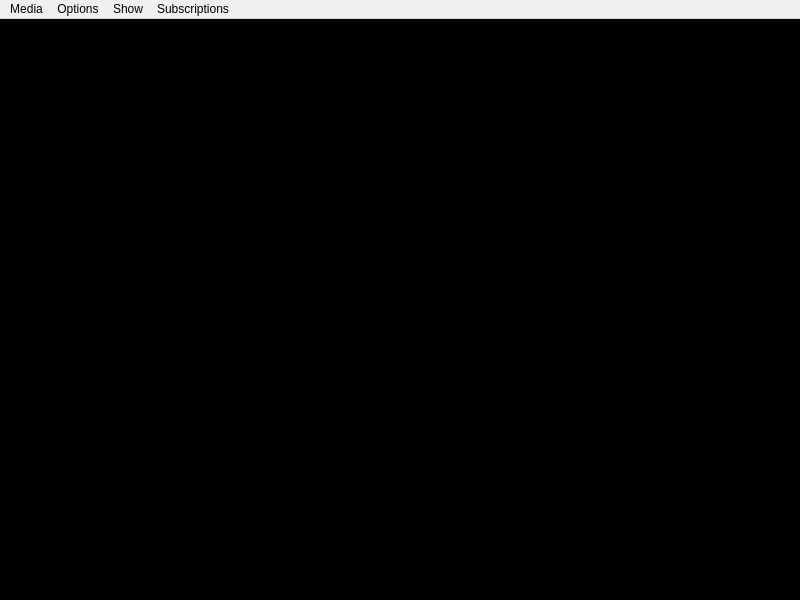
<?xml version="1.0" encoding="UTF-8"?>
<ui version="4.0">
 <class>MainWindow</class>
 <widget class="QMainWindow" name="MainWindow">
  <property name="geometry">
   <rect>
    <x>0</x>
    <y>0</y>
    <width>800</width>
    <height>600</height>
   </rect>
  </property>
  <property name="minimumSize">
   <size>
    <width>800</width>
    <height>600</height>
   </size>
  </property>
  <property name="windowTitle">
   <string>Movement Detector</string>
  </property>
  <widget class="QWidget" name="centralwidget">
   <property name="sizePolicy">
    <sizepolicy hsizetype="Preferred" vsizetype="Preferred">
     <horstretch>0</horstretch>
     <verstretch>0</verstretch>
    </sizepolicy>
   </property>
   <layout class="QGridLayout" name="gridLayout">
    <property name="leftMargin">
     <number>0</number>
    </property>
    <property name="topMargin">
     <number>0</number>
    </property>
    <property name="rightMargin">
     <number>0</number>
    </property>
    <property name="bottomMargin">
     <number>0</number>
    </property>
    <item row="0" column="0">
     <widget class="QStackedWidget" name="stackedWidget">
      <property name="currentIndex">
       <number>0</number>
      </property>
      <widget class="QWidget" name="cameraPage">
       <layout class="QVBoxLayout" name="verticalLayout_9">
        <property name="leftMargin">
         <number>0</number>
        </property>
        <property name="topMargin">
         <number>0</number>
        </property>
        <property name="rightMargin">
         <number>0</number>
        </property>
        <property name="bottomMargin">
         <number>0</number>
        </property>
        <item>
         <widget class="QLabel" name="cameraCanvas">
          <property name="sizePolicy">
           <sizepolicy hsizetype="Minimum" vsizetype="MinimumExpanding">
            <horstretch>0</horstretch>
            <verstretch>0</verstretch>
           </sizepolicy>
          </property>
          <property name="minimumSize">
           <size>
            <width>0</width>
            <height>0</height>
           </size>
          </property>
          <property name="styleSheet">
           <string notr="true">background-color:rgb(0, 0, 0)</string>
          </property>
          <property name="text">
           <string>TextLabel</string>
          </property>
         </widget>
        </item>
       </layout>
      </widget>
      <widget class="QWidget" name="videoPage">
       <layout class="QVBoxLayout" name="verticalLayout_8">
        <property name="leftMargin">
         <number>0</number>
        </property>
        <property name="topMargin">
         <number>0</number>
        </property>
        <property name="rightMargin">
         <number>0</number>
        </property>
        <item>
         <layout class="QVBoxLayout" name="videoVerticalLayout" stretch="0,0">
          <property name="spacing">
           <number>7</number>
          </property>
          <property name="sizeConstraint">
           <enum>QLayout::SetFixedSize</enum>
          </property>
          <property name="leftMargin">
           <number>0</number>
          </property>
          <property name="topMargin">
           <number>0</number>
          </property>
          <item>
           <widget class="QLabel" name="videoCanvas">
            <property name="sizePolicy">
             <sizepolicy hsizetype="Minimum" vsizetype="MinimumExpanding">
              <horstretch>0</horstretch>
              <verstretch>0</verstretch>
             </sizepolicy>
            </property>
            <property name="minimumSize">
             <size>
              <width>0</width>
              <height>0</height>
             </size>
            </property>
            <property name="styleSheet">
             <string notr="true">background-color:rgb(0, 0, 0)</string>
            </property>
            <property name="text">
             <string>TextLabel</string>
            </property>
           </widget>
          </item>
          <item>
           <widget class="QGroupBox" name="videoOptionsGroup">
            <property name="title">
             <string/>
            </property>
            <layout class="QVBoxLayout" name="verticalLayout_7">
             <property name="leftMargin">
              <number>0</number>
             </property>
             <property name="topMargin">
              <number>0</number>
             </property>
             <property name="rightMargin">
              <number>0</number>
             </property>
             <property name="bottomMargin">
              <number>0</number>
             </property>
             <item>
              <layout class="QHBoxLayout" name="verticalLayout">
               <item>
                <widget class="QLabel" name="passedTimeLabel">
                 <property name="text">
                  <string>02:03</string>
                 </property>
                </widget>
               </item>
               <item>
                <widget class="QSlider" name="horizontalSlider">
                 <property name="orientation">
                  <enum>Qt::Horizontal</enum>
                 </property>
                </widget>
               </item>
               <item>
                <widget class="QLabel" name="videoDurationLabel">
                 <property name="text">
                  <string>03:00</string>
                 </property>
                </widget>
               </item>
              </layout>
             </item>
             <item>
              <layout class="QHBoxLayout" name="horizontalLayout">
               <property name="spacing">
                <number>0</number>
               </property>
               <property name="sizeConstraint">
                <enum>QLayout::SetDefaultConstraint</enum>
               </property>
               <property name="leftMargin">
                <number>7</number>
               </property>
               <property name="rightMargin">
                <number>7</number>
               </property>
               <item>
                <spacer name="horizontalSpacer">
                 <property name="orientation">
                  <enum>Qt::Horizontal</enum>
                 </property>
                 <property name="sizeHint" stdset="0">
                  <size>
                   <width>40</width>
                   <height>37</height>
                  </size>
                 </property>
                </spacer>
               </item>
               <item>
                <widget class="QPushButton" name="prevButton">
                 <property name="sizePolicy">
                  <sizepolicy hsizetype="Fixed" vsizetype="Fixed">
                   <horstretch>0</horstretch>
                   <verstretch>0</verstretch>
                  </sizepolicy>
                 </property>
                 <property name="text">
                  <string/>
                 </property>
                 <property name="icon">
                  <iconset>
                   <normaloff>../resources/back_icon.png</normaloff>../resources/back_icon.png</iconset>
                 </property>
                </widget>
               </item>
               <item>
                <widget class="QPushButton" name="playButton">
                 <property name="sizePolicy">
                  <sizepolicy hsizetype="Fixed" vsizetype="Fixed">
                   <horstretch>0</horstretch>
                   <verstretch>0</verstretch>
                  </sizepolicy>
                 </property>
                 <property name="text">
                  <string/>
                 </property>
                 <property name="icon">
                  <iconset>
                   <normaloff>../resources/play_icon.png</normaloff>../resources/play_icon.png</iconset>
                 </property>
                </widget>
               </item>
               <item>
                <widget class="QPushButton" name="forwardButton">
                 <property name="sizePolicy">
                  <sizepolicy hsizetype="Fixed" vsizetype="Fixed">
                   <horstretch>0</horstretch>
                   <verstretch>0</verstretch>
                  </sizepolicy>
                 </property>
                 <property name="text">
                  <string/>
                 </property>
                 <property name="icon">
                  <iconset>
                   <normaloff>../resources/forward_icon.png</normaloff>../resources/forward_icon.png</iconset>
                 </property>
                </widget>
               </item>
               <item>
                <spacer name="horizontalSpacer_2">
                 <property name="orientation">
                  <enum>Qt::Horizontal</enum>
                 </property>
                 <property name="sizeHint" stdset="0">
                  <size>
                   <width>40</width>
                   <height>20</height>
                  </size>
                 </property>
                </spacer>
               </item>
              </layout>
             </item>
            </layout>
           </widget>
          </item>
         </layout>
        </item>
       </layout>
      </widget>
      <widget class="QWidget" name="previewFramesPage">
       <layout class="QGridLayout" name="gridLayout_2">
        <item row="0" column="0">
         <widget class="QLabel" name="previewFrameLabel1">
          <property name="styleSheet">
           <string notr="true">background-color:rgb(0, 0, 0)</string>
          </property>
          <property name="text">
           <string/>
          </property>
         </widget>
        </item>
        <item row="0" column="1">
         <widget class="QLabel" name="previewFrameLabel2">
          <property name="styleSheet">
           <string notr="true">background-color:rgb(0, 0, 0)</string>
          </property>
          <property name="text">
           <string/>
          </property>
         </widget>
        </item>
        <item row="1" column="0">
         <widget class="QLabel" name="previewFrameLabel3">
          <property name="styleSheet">
           <string notr="true">background-color:rgb(0, 0, 0)</string>
          </property>
          <property name="text">
           <string/>
          </property>
         </widget>
        </item>
        <item row="1" column="1">
         <widget class="QLabel" name="previewFrameLabel4">
          <property name="styleSheet">
           <string notr="true">background-color:rgb(0, 0, 0)</string>
          </property>
          <property name="text">
           <string/>
          </property>
         </widget>
        </item>
       </layout>
      </widget>
     </widget>
    </item>
   </layout>
  </widget>
  <widget class="QMenuBar" name="menubar">
   <property name="geometry">
    <rect>
     <x>0</x>
     <y>0</y>
     <width>800</width>
     <height>21</height>
    </rect>
   </property>
   <widget class="QMenu" name="menuMedia">
    <property name="title">
     <string>Media</string>
    </property>
    <addaction name="actionVideo"/>
    <addaction name="actionSelectCamera"/>
   </widget>
   <widget class="QMenu" name="menuOptions">
    <property name="title">
     <string>Options</string>
    </property>
    <widget class="QMenu" name="menuDetectionType">
     <property name="title">
      <string>Tracking Type</string>
     </property>
     <addaction name="actionRectangles"/>
     <addaction name="actionContours"/>
     <addaction name="actionCrosshair"/>
    </widget>
    <addaction name="menuDetectionType"/>
    <addaction name="actionMotionDetectionParams"/>
    <addaction name="actionMotionRecordingParameters"/>
    <addaction name="actionMotionLoggingParameters"/>
    <addaction name="actionObjectDetectionParameters"/>
    <addaction name="actionSoundDetectionParameters"/>
   </widget>
   <widget class="QMenu" name="menuShow">
    <property name="title">
     <string>Show</string>
    </property>
    <addaction name="actionFrameChangeProcess"/>
   </widget>
   <widget class="QMenu" name="menuSubscriptions">
    <property name="title">
     <string>Subscriptions</string>
    </property>
    <addaction name="actionAddEmailSubscriber"/>
    <addaction name="actionEnableEmailNotifications"/>
   </widget>
   <addaction name="menuMedia"/>
   <addaction name="menuOptions"/>
   <addaction name="menuShow"/>
   <addaction name="menuSubscriptions"/>
  </widget>
  <action name="actionRectangles">
   <property name="checkable">
    <bool>true</bool>
   </property>
   <property name="text">
    <string>Rectangles</string>
   </property>
  </action>
  <action name="actionContours">
   <property name="checkable">
    <bool>true</bool>
   </property>
   <property name="text">
    <string>Contours</string>
   </property>
  </action>
  <action name="actionCrosshair">
   <property name="checkable">
    <bool>true</bool>
   </property>
   <property name="checked">
    <bool>true</bool>
   </property>
   <property name="text">
    <string>Crosshair</string>
   </property>
  </action>
  <action name="actionFrameChangeProcess">
   <property name="checkable">
    <bool>true</bool>
   </property>
   <property name="text">
    <string>Frame change process</string>
   </property>
  </action>
  <action name="actionMotionDetectionParams">
   <property name="text">
    <string>Motion Detection Parameters</string>
   </property>
  </action>
  <action name="actionSelectCamera">
   <property name="text">
    <string>Select Camera</string>
   </property>
  </action>
  <action name="actionMotionLoggingParameters">
   <property name="text">
    <string>Motion Logging Parameters</string>
   </property>
  </action>
  <action name="actionSoundDetectionParameters">
   <property name="text">
    <string>Sound Detection Parameters</string>
   </property>
  </action>
  <action name="actionMotionRecordingParameters">
   <property name="text">
    <string>Motion Recording Parameters</string>
   </property>
  </action>
  <action name="actionObjectDetectionParameters">
   <property name="text">
    <string>Object Detection Parameters</string>
   </property>
  </action>
  <action name="actionAddEmailSubscriber">
   <property name="text">
    <string>Add Email Subscriber</string>
   </property>
  </action>
  <action name="actionEnableEmailNotifications">
   <property name="checkable">
    <bool>true</bool>
   </property>
   <property name="text">
    <string>Enable Email Notifications</string>
   </property>
  </action>
  <actiongroup name="GroupTool2">
   <action name="actionRunningAverage">
    <property name="checkable">
     <bool>true</bool>
    </property>
    <property name="checked">
     <bool>true</bool>
    </property>
    <property name="text">
     <string>Running Average</string>
    </property>
   </action>
   <action name="actionMixtureOfGaussians">
    <property name="checkable">
     <bool>true</bool>
    </property>
    <property name="text">
     <string>Mixture of Gaussians</string>
    </property>
   </action>
  </actiongroup>
  <actiongroup name="GroupTool1">
   <action name="actionCamera">
    <property name="checkable">
     <bool>true</bool>
    </property>
    <property name="checked">
     <bool>true</bool>
    </property>
    <property name="text">
     <string>Camera</string>
    </property>
   </action>
   <action name="actionVideo">
    <property name="checkable">
     <bool>true</bool>
    </property>
    <property name="checked">
     <bool>false</bool>
    </property>
    <property name="text">
     <string>Video</string>
    </property>
    <property name="visible">
     <bool>false</bool>
    </property>
   </action>
  </actiongroup>
 </widget>
 <resources/>
 <connections/>
</ui>
